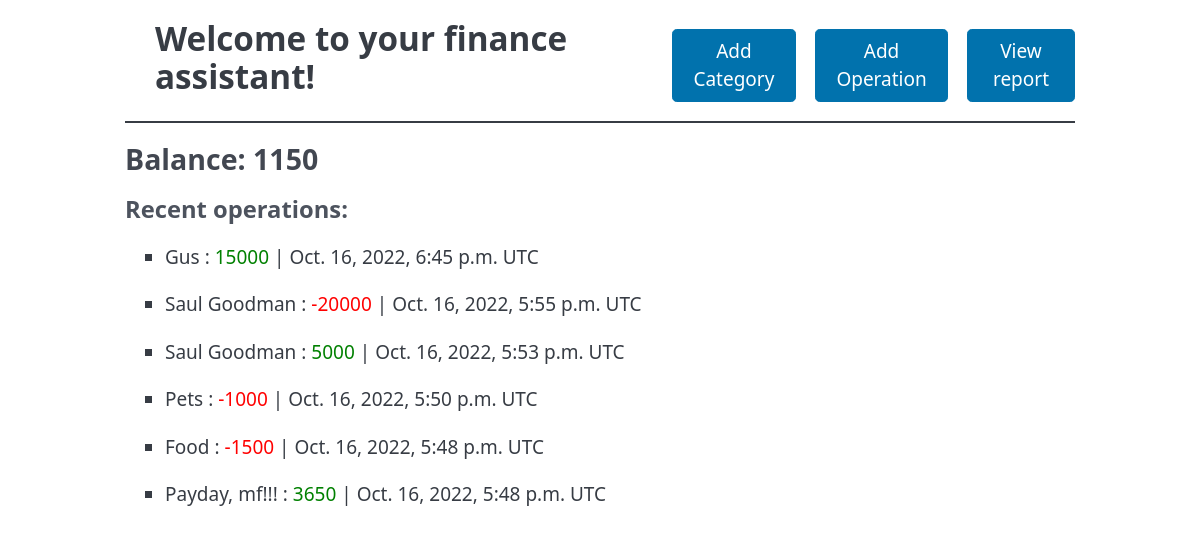
The page / on the database its author committed.
### finance_accounting/models.py (models this page shows, shortened)
class Operations(models.Model):
    sum = models.IntegerField(null=False)
    category = models.ForeignKey(Category, null=True, on_delete=models.SET_NULL)
    created_at = models.DateTimeField(auto_now_add=True)
    type = models.BooleanField()

class Category(models.Model):
    name = models.CharField(max_length=25, unique=True, null=False)

### finance_accounting/views.py (the view)
# urls.py: path('', views.main, name='main'),
def main(request):
    operations = Operations.objects.order_by('-created_at').all()[:10]
    balance = Operations.objects.aggregate(balance=Sum('sum'))
    return render(request, 'finance_accounting/index.html', {'operations': operations, 'balance': balance['balance']})

### finance_accounting/templates/finance_accounting/index.html (shortened to what this page needs)
<!DOCTYPE html>
<html lang="en">
<head>
    <link
            rel="stylesheet"
            href="https://unpkg.com/@picocss/pico@latest/css/pico.min.css"
    />
</head>
<body>
<main class="container">
    <nav style="margin-bottom: 20px; border-bottom: 2px solid; padding-left: 30px">
        <h2>Welcome to your finance assistant!</h2>
        <ul>
            <li><a href="/add_category/" role="button">Add Category</a></li>
            <li><a href="/add_operation/" role="button">Add Operation</a></li>
            <li><a href="/detail/" role="button">View report</a></li>
        </ul>
    </nav>
    <h3>Balance: {{balance}}</h3>
    <h4>Recent operations:</h4>
    {% if operations%}
    {% for operation in operations%}
    <ul>
        {%if operation.type is True%}
        <li>
            {{operation.category.name}} : <span style="color:green"> {{operation.sum}}</span> | {{operation.created_at}} UTC
        </li>
        {%else%}
        <li>
            {{operation.category.name}} : <span style="color:red"> {{operation.sum}}</span> | {{operation.created_at}} UTC
        </li>
        {%endif%}
    </ul>
    {%endfor%}
    {%else%}
    <h3>Not any:/</h3>
    {%endif%}
</main>
</body>
</html>

### rows shown on the page
Operations: category.name "Gus", sum "15000", created_at "Oct. 16, 2022, 6:45 p.m."
Operations: category.name "Saul Goodman", sum "-20000", created_at "Oct. 16, 2022, 5:55 p.m."
Operations: category.name "Saul Goodman", sum "5000", created_at "Oct. 16, 2022, 5:53 p.m."
Operations: category.name "Pets", sum "-1000", created_at "Oct. 16, 2022, 5:50 p.m."
Operations: category.name "Food", sum "-1500", created_at "Oct. 16, 2022, 5:48 p.m."
Operations: category.name "Payday, mf!!!", sum "3650", created_at "Oct. 16, 2022, 5:48 p.m."

### other values the page prints
{{ balance }} "1150"
